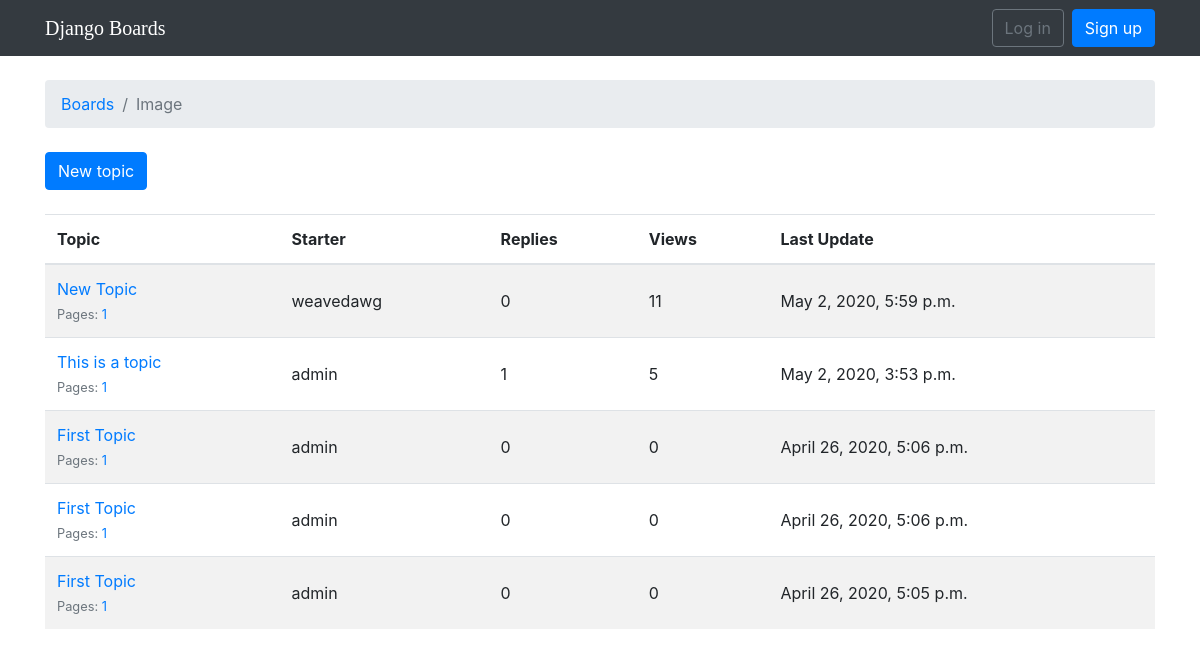
The page /boards/2/ on the database its author committed.
### boards/models.py (models this page shows, shortened)
class Board(models.Model):
    name = models.CharField(max_length=30, unique=True)
    description = models.CharField(max_length=100)

class Topic(models.Model):
    subject = models.CharField(max_length=255)
    last_updated = models.DateTimeField(auto_now_add=True)
    board = models.ForeignKey(Board, related_name='topics')
    starter = models.ForeignKey(User, related_name='topics')
    views = models.PositiveIntegerField(default=0)
    def get_page_count(self):
        count = self.posts.count()
        pages = count / 20
        return math.ceil(pages)
    def has_many_pages(self, count=None):
        if count is None:
            count = self.get_page_count()
        return count > 6
    def get_page_range(self):
        count = self.get_page_count()
        if self.has_many_pages(count):
            return range(1, 5)
        return range(1, count + 1)

### boards/views.py (the view)
# urls.py: url(r'^boards/(?P<pk>\d+)/$', views.TopicListView.as_view(), name='board_topics'),
class TopicListView(ListView):
    model = Topic
    context_object_name = 'topics'
    template_name = 'topics.html'
    paginate_by = 20
    def get_context_data(self, **kwargs):
        kwargs['board'] = self.board
        return super().get_context_data(**kwargs)
    def get_queryset(self):
        self.board = get_object_or_404(Board, pk=self.kwargs.get('pk'))
        queryset = self.board.topics.order_by('-last_updated').annotate(replies=Count('posts') - 1)
        return queryset

### templates/topics.html (shortened to what this page needs)
{% extends 'base.html' %}
{% load humanize %}
{% block breadcrumb %}
  <li class="breadcrumb-item"><a href="{% url 'home' %}">Boards</a></li>
  <li class="breadcrumb-item active">{{ board.name }}</li>
{% endblock %}
{% block content %}
  <div class="mb-4">
    <a href="{% url 'new_topic' board.pk %}" class="btn btn-primary">New topic</a>
  </div>
  <table class="table table-striped mb-4">
    <thead class="thead-inverse">
      <tr>
        <th>Topic</th>
        <th>Starter</th>
        <th>Replies</th>
        <th>Views</th>
        <th>Last Update</th>
      </tr>
    </thead>
    <tbody>
      {% for topic in topics %}
        {% url 'topic_posts' board.pk topic.pk as topic_url %}
        <tr>
          <td>
            <p class="mb-0">
              <a href="{{ topic_url }}">{{ topic.subject }}</a>
            </p>
            <small class="text-muted">
              Pages:
              {% for i in topic.get_page_range %}
                <a href="{{ topic_url }}?page={{ i }}">{{ i }}</a>
              {% endfor %}
            </small>
          </td>
          <td class="align-middle">{{ topic.starter.username }}</td>
          <td class="align-middle">{{ topic.replies }}</td>
          <td class="align-middle">{{ topic.views }}</td>
          <td class="align-middle">{{ topic.last_updated|naturaltime }}</td>
        </tr>
      {% endfor %}
    </tbody>
  </table>
{% endblock %}

### rows shown on the page
Board: name "Image"
Topic: subject "New Topic", get_page_range "1", starter.username "weavedawg", replies "0", views "11", last_updated "May 2, 2020, 5:59 p.m."
Topic: subject "This is a topic", get_page_range "1", starter.username "admin", replies "1", views "5", last_updated "May 2, 2020, 3:53 p.m."
Topic: subject "First Topic", get_page_range "1", starter.username "admin", replies "0", views "0", last_updated "April 26, 2020, 5:06 p.m."
Topic: subject "First Topic", get_page_range "1", starter.username "admin", replies "0", views "0", last_updated "April 26, 2020, 5:06 p.m."
Topic: subject "First Topic", get_page_range "1", starter.username "admin", replies "0", views "0", last_updated "April 26, 2020, 5:05 p.m."
